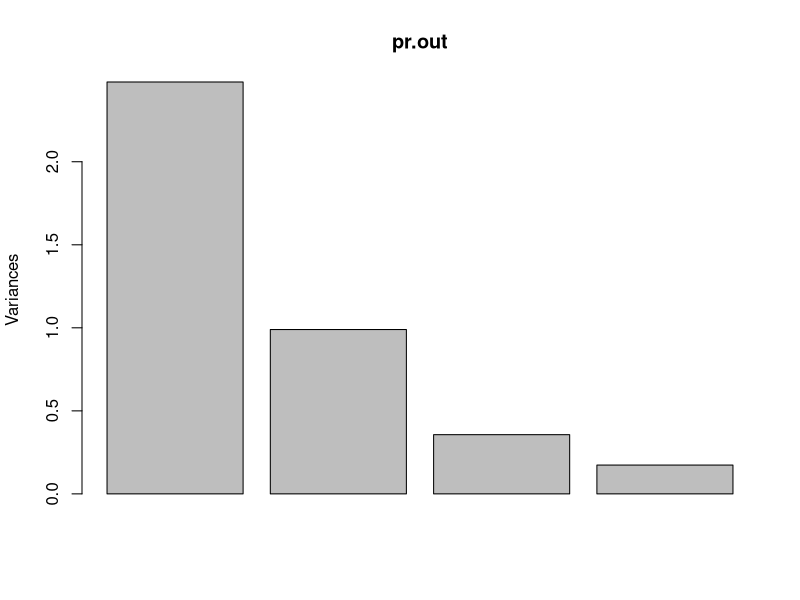
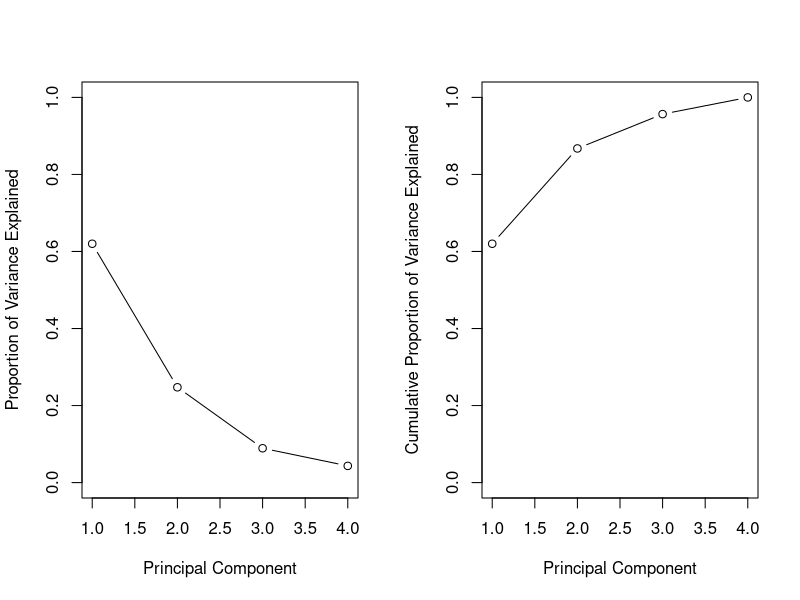
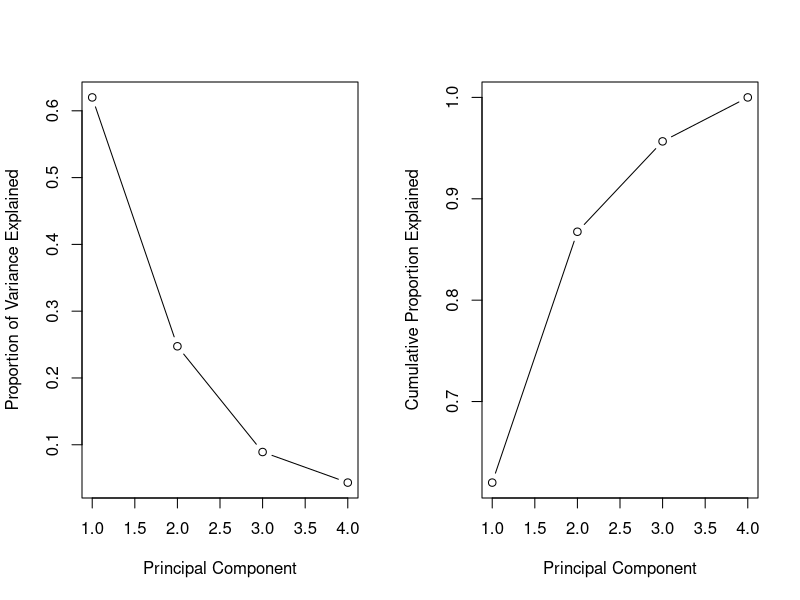
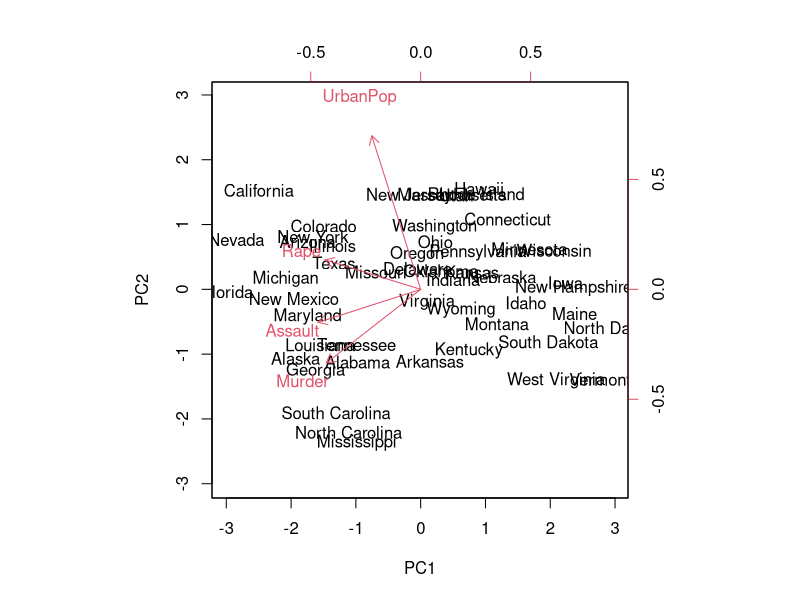
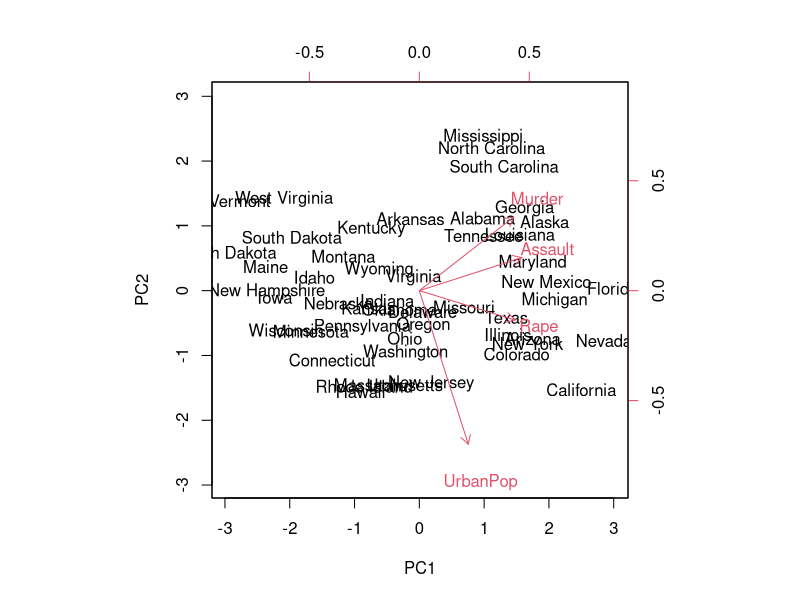

These figures' R source, in order:
#PRINCIPAL COMPONENT ANALYSIS
rm(list=ls())

#We're using the USArrests dataset that comes with R

#VISUALIZE THE DATA SET WE'RE USING
states=row.names(USArrests)
states
#name of each variable
names(USArrests)
#mean of each column
apply(USArrests, 2, mean)
#variance of each column
#We have high variance in the Assault variable
apply(USArrests, 2, var)
#This means we should scale the data set to analyze the PCs
#correctly, otherwise Assault will have too much influence

#USING PRCOMP FOR PRINCIPAL COMPONENT ANALYSIS 
#Remember to set "scale" = T if the data isn't already scaled
pr.out=prcomp(USArrests, scale=TRUE)
summary(pr.out)

#The names of outputs (the $ parts that you can call)
names(pr.out)

#We can also see the mean of each column using the $center call 
#(same as line 23)
pr.out$center

#We can see by how much each variable was scaled
pr.out$scale

#If we call dim(myprcomp$x) we can tell we have 50 observations 
#with 4 principal components
dim(pr.out$x)

#The rotation matrix ($rotation) provides the phi weights for each PC,
#Each column of pr.out$rotation contains the corresponding 
#principal component vector
pr.out$rotation

#Now let's build a scree plot to see how much variance is explained
#If you just use "plot(pr.out)" you won't get the scree plot you want
#You'll actually get a barplot of each principal component's 
#standard deviation squared (total data set variance)
#Let's try it
plot(pr.out)

#Therefore, we should build a scree plot ourselves
#First, if you call myprcomp$summary it actually tells you how 
#much variance each principal component explains 
#(the "proportion of variance" line)
summary(pr.out)

#Or we can calculate this by hand
#We know that the proportion of variance explained is a principal 
#component's variance/total variance
#We have the standard deviation of each principal component, so 
#we can then square it and use that to calculate proportion 
#of variance explained
pr.out$sdev
#Therefore, we square the standard deviation to get variance
pr.var=pr.out$sdev^2
pr.var
#Then divide by the sum of variances to get the proportion explained
pve = pr.var/sum(pr.var)
pve

#Now we can actually build the scree plot of proportion of variance 
#explained. We'll also build the cumulative plot
par(mfrow=c(1,2))
plot(pve, xlab="Principal Component", ylab="Proportion of Variance Explained", 
     ylim=c(0,1),type='b')
plot(cumsum(pve), xlab="Principal Component", 
     ylab="Cumulative Proportion of Variance Explained", ylim=c(0,1),type='b')

#Another way to compute PVE is from using the summary(pr.out) values
dev.off()
par(mfrow=c(1,2))
#First, access the proportion of variance explained
summary(pr.out)$importance[2,]
plot(summary(pr.out)$importance[2,], type = "b", ylab = "Proportion of Variance Explained",
     xlab = "Principal Component")
#And now get the cumulative sum values; there are 2 ways to do this
cumsum(pve)
#Or
summary(pr.out)$importance[3,]
plot(summary(pr.out)$importance[3,], type = "b", ylab = "Cumulative Proportion Explained",
     xlab = "Principal Component")
dev.off()

#Plot the first two principal component scores for each observation
#This allows us to see a low-dimensional view of the data
#Scale=0 ensures that the arrows are scaled to represent the phi's
biplot(pr.out, scale=0)

#The previous graph is the exact same but it's harder to read,
#so we rotated it
pr.out$rotation=-pr.out$rotation
pr.out$x=-pr.out$x
biplot(pr.out, scale=0)

#Interpreting this kinda strange plot:
#The state names are plotted based on their z_ii scores for the 
#first 2 principal components, PC1 and PC2
#The red arrows are the phi's of the four variables for the 
#first 2 principal components
#ex: The word "Murder" is plotted at PC1 phi 0.534 and PC2 phi -0.418, 
#which are the same as $rotation

#We can see that Rape, Assault, and Murder are located in a similar space but Urban Population is far away
#This means that Rape, Assault, and Murder are relatively correlated 
#with each other but Urban Population is less correlated with the other 3
